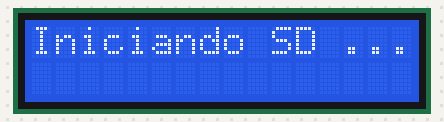
A sketch run on a simulated Arduino Uno, built with avr-gcc and run on an emulated ATmega328P. On the bench: 16×2 character LCD. Storage starts empty; what the sketch prints to the serial monitor is not drawn.

Above: at 0.1 s.
At 1.7 s:
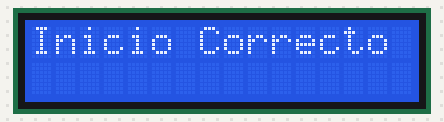
At 3.2 s:
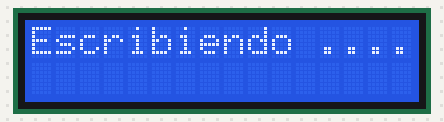
At 4.7 s:
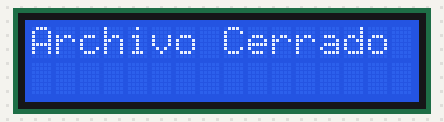

Measured:
- what the display in image 1 shows lasts 1.5 s, from 1.6 s to 3.1 s

The sketch:

Main_Tarjeta_SD.ino
```cpp
#include <LiquidCrystal_I2C.h>
LiquidCrystal_I2C lcd(0x27, 16, 2);

#include <SPI.h> // Biblioteca para comunicacion de base de datos
#include <SD.h> // Biblioteca para el manejo de la tarjeta SD

#define SSpin 10 // Definimos varible con el pin que va conectado al < CS >

File archivo; // Creamos objeto del tipo File

int m = 2000;

void setup() {
  Serial.begin(115200);
  lcd.init();
  lcd.backlight();
  lcd.print("Iniciando SD ....");
  Serial.println("Iniciando SD ...");
  delay(1500);
  lcd.clear();

  if (SD.begin(SSpin) == 0){ // Inicia la tarjeta con SD.begin(Variable del pin)
    lcd.print("Fallo Inico SD");
    Serial.println("Fallo Inico SD");
    delay(1500);
    lcd.clear();
    return;
  }

  SD.remove("Prueba.txt"); // Elimina el archivo de el nombre indicado
  lcd.print("Inicio Correcto");
  Serial.println("Inicio Correcto");
  delay(1500);
  lcd.clear();

  // Abre un archivo
  // FILE_WRITE ->
  //
  archivo = SD.open("Prueba.txt",FILE_WRITE);

  // si SD.open() falla el objeto archivo tendra un voliano = FALSE
  // Si no falla tiene un voliano = TRUE
  // archivo == TRUE
  if(archivo != 0){
    archivo.println("Prueba"); // Escribe un texto en la primera linea del archivo
    lcd.print("Escribiendo ....");
    Serial.println("Escribiendo ....");
    delay(1500);
    lcd.clear();

    Serial.println("Contenido en Prueba.txt");
    //    archivo.available() == TRUE
    while(archivo.available() != 0){ // Available retorna TRUE mientas exita contenido en el archivo
      Serial.write(archivo.read()); // read() lee el contenido del archivo de uno por un caracter y con Serial.write se imprime como variable tipo char
    }

    archivo.close(); // Cerramos el archivo
    lcd.print("Archivo Cerrado");
    Serial.println("Archivo Cerrado");
    delay(1500);
    lcd.clear();
  }
  else{
    lcd.print("ERROR prueba.txt");
    Serial.println("ERROR prueba.txt");
    delay(1500);
    lcd.clear();
  }
}

void loop() {
}
```
